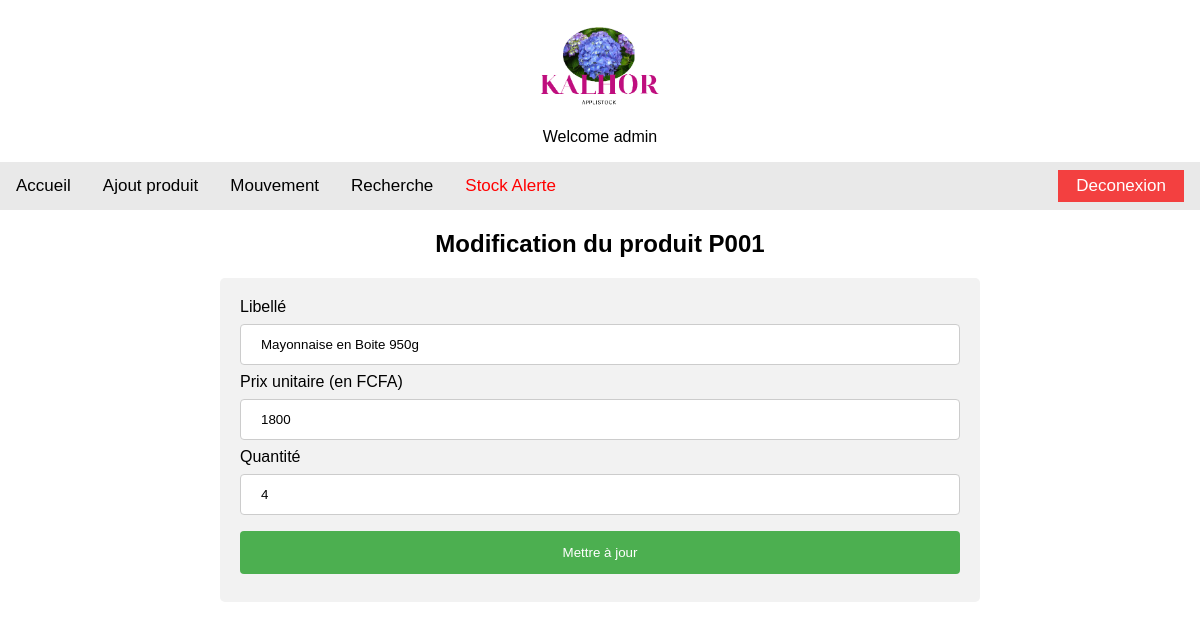
Screenshot of /modifier.php?code=P001 (signed in) with the database file from the repository.
### tables this page shows
CREATE TABLE `produit` (
  `code` varchar(256) NOT NULL,
  `libelle` varchar(256) NOT NULL,
  `prix_unitaire` int(10) UNSIGNED NOT NULL,
  `qte` int(10) UNSIGNED NOT NULL
);

### modifier.php (the view, shortened to what this page needs)
<?php
    include('functions/connexion.php');
    if (!empty($_GET["code"])){
        $code = $_GET['code'];
    }else{
        echo "<script>alert('Produit non selectionné..')</script>";
        echo "<script>window.location.replace('home.php');</script>";
    }
?>
<!DOCTYPE html>
<html lang="fr">
<head>
    <link rel="stylesheet" type="text/css" href="assets/css/style.css" />
</head>
<body>
    <?php
        include("functions/menu.php");
    ?>
    <div>
        <h2 style="text-align: center;">Modification du produit <?php echo $code; ?> </h2>
    <?php
        $query=$db->prepare("SELECT * FROM produit WHERE code = :code");
        $query->bindValue(':code', $code, PDO::PARAM_STR);
        $query->execute();
        $data = $query->fetch();
    ?>
        <div class="div-form">
            <form action="functions/modif_produit.php" method="POST">
                <label for="libelle">Libellé</label>
                <input type="text" id="libelle" value="<?= $data['libelle'] ?>" name="libelle" placeholder="Libellé du produit.." required>
                <label for="pu">Prix unitaire (en FCFA)</label>
                <input type="number" id="pu" value="<?php echo $data['prix_unitaire']; ?>" name="pu" placeholder="Prix unitaire.." required>
                <label for="qte">Quantité</label>
                <input type="number" id="qte" value="<?= $data['qte'] ?>" name="qte" placeholder="Quantité.." required>
                <input type="submit" value="Mettre à jour">
            </form>
        </div>
    </div>
</body>
</html>

### assets/css/style.css (style rules this page uses)
body, html { height: 100%; margin: 0; font-family: Arial }
input[type=text], input[type=password] { width: 100%; padding: 12px 20px; margin: 8px 0; display: inline-block; border: 1px solid #ccc; box-sizing: border-box; }
input[type=text],input[type=number],input[type=date], select { width: 100%; padding: 12px 20px; margin: 8px 0; display: inline-block; border: 1px solid #ccc; border-radius: 4px; box-sizing: border-box; }
input[type=submit] { width: 100%; background-color: #4CAF50; color: white; padding: 14px 20px; margin: 8px 0; border: none; border-radius: 4px; cursor: pointer; }
.div-form { border-radius: 5px; background-color: #f2f2f2; padding: 20px; width: 60%; margin-left: auto; margin-right: auto; }

### rows the page displays
produit: libelle "Mayonnaise en Boite 950g", pu "1800", qte "4"

### other values shown
$_SESSION['username'] "admin"
$code "P001"
